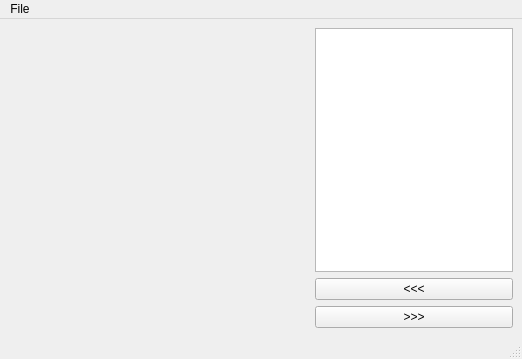
<?xml version="1.0" encoding="UTF-8"?>
<ui version="4.0">
 <class>MainWindow</class>
 <widget class="QMainWindow" name="MainWindow">
  <property name="geometry">
   <rect>
    <x>0</x>
    <y>0</y>
    <width>522</width>
    <height>348</height>
   </rect>
  </property>
  <property name="windowTitle">
   <string>MainWindow</string>
  </property>
  <widget class="QWidget" name="centralwidget">
   <layout class="QHBoxLayout" name="horizontalLayout">
    <item>
     <widget class="QLabel" name="label">
      <property name="minimumSize">
       <size>
        <width>300</width>
        <height>300</height>
       </size>
      </property>
      <property name="text">
       <string/>
      </property>
     </widget>
    </item>
    <item>
     <layout class="QVBoxLayout" name="verticalLayout">
      <item>
       <widget class="QTextEdit" name="textEdit"/>
      </item>
      <item>
       <widget class="QPushButton" name="pushButton">
        <property name="text">
         <string>&lt;&lt;&lt;</string>
        </property>
       </widget>
      </item>
      <item>
       <widget class="QPushButton" name="pushButton_2">
        <property name="text">
         <string>&gt;&gt;&gt;</string>
        </property>
       </widget>
      </item>
     </layout>
    </item>
   </layout>
  </widget>
  <widget class="QMenuBar" name="menubar">
   <property name="geometry">
    <rect>
     <x>0</x>
     <y>0</y>
     <width>522</width>
     <height>18</height>
    </rect>
   </property>
   <widget class="QMenu" name="menuFile">
    <property name="title">
     <string>File</string>
    </property>
    <addaction name="actionLoad"/>
    <addaction name="actionSave"/>
    <addaction name="actionQuit"/>
   </widget>
   <addaction name="menuFile"/>
  </widget>
  <widget class="QStatusBar" name="statusbar"/>
  <action name="actionLoad">
   <property name="text">
    <string>Load</string>
   </property>
  </action>
  <action name="actionSave">
   <property name="text">
    <string>Save</string>
   </property>
  </action>
  <action name="actionQuit">
   <property name="text">
    <string>Quit</string>
   </property>
  </action>
 </widget>
 <resources/>
 <connections/>
</ui>
